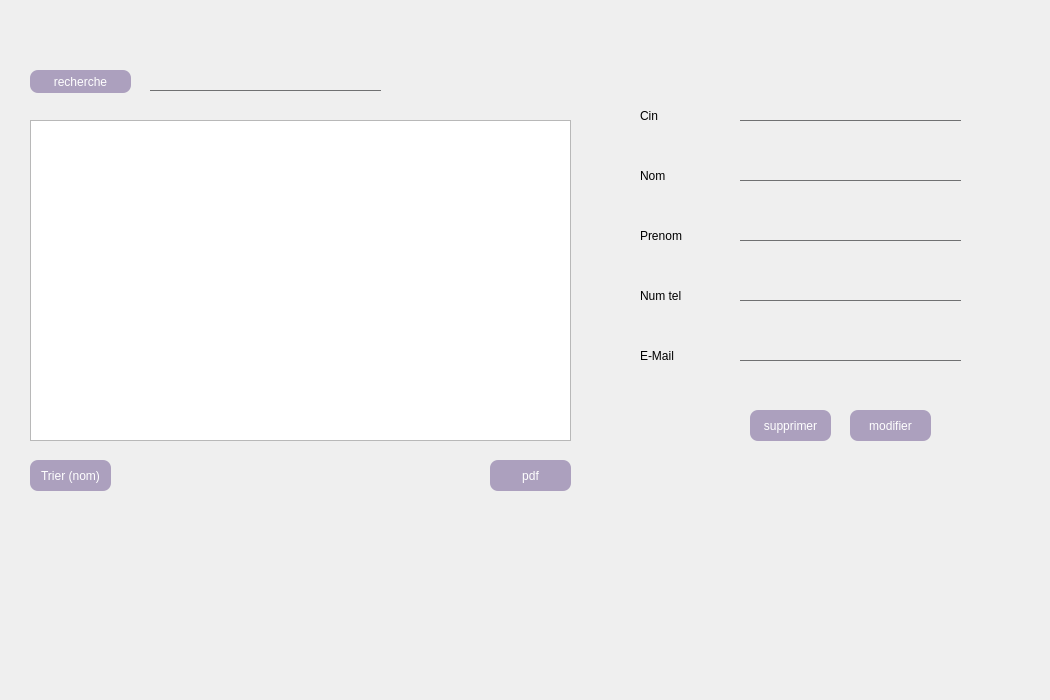
    <widget class="QWidget" name="tab_17">
     <attribute name="title">
      <string>Afficher</string>
     </attribute>
     <widget class="QTableView" name="affichageClient">
      <property name="geometry">
       <rect>
        <x>30</x>
        <y>120</y>
        <width>541</width>
        <height>321</height>
       </rect>
      </property>
     </widget>
     <widget class="QLabel" name="label_70">
      <property name="geometry">
       <rect>
        <x>640</x>
        <y>160</y>
        <width>101</width>
        <height>31</height>
       </rect>
      </property>
      <property name="styleSheet">
       <string notr="true">font: 9pt 'Century Gothic';</string>
      </property>
      <property name="text">
       <string>Nom</string>
      </property>
     </widget>
     <widget class="QLabel" name="label_71">
      <property name="geometry">
       <rect>
        <x>640</x>
        <y>220</y>
        <width>101</width>
        <height>31</height>
       </rect>
      </property>
      <property name="styleSheet">
       <string notr="true">font: 9pt 'Century Gothic';</string>
      </property>
      <property name="text">
       <string>Prenom</string>
      </property>
     </widget>
     <widget class="QLabel" name="label_72">
      <property name="geometry">
       <rect>
        <x>640</x>
        <y>100</y>
        <width>101</width>
        <height>31</height>
       </rect>
      </property>
      <property name="styleSheet">
       <string notr="true">font: 9pt 'Century Gothic';</string>
      </property>
      <property name="text">
       <string>Cin</string>
      </property>
     </widget>
     <widget class="QLabel" name="label_73">
      <property name="geometry">
       <rect>
        <x>640</x>
        <y>280</y>
        <width>101</width>
        <height>31</height>
       </rect>
      </property>
      <property name="styleSheet">
       <string notr="true">font: 9pt 'Century Gothic';</string>
      </property>
      <property name="text">
       <string>Num tel</string>
      </property>
     </widget>
     <widget class="QLabel" name="label_74">
      <property name="geometry">
       <rect>
        <x>640</x>
        <y>340</y>
        <width>101</width>
        <height>31</height>
       </rect>
      </property>
      <property name="styleSheet">
       <string notr="true">font: 9pt 'Century Gothic';</string>
      </property>
      <property name="text">
       <string>E-Mail</string>
      </property>
     </widget>
     <widget class="QLineEdit" name="modifier_nom_4">
      <property name="geometry">
       <rect>
        <x>740</x>
        <y>150</y>
        <width>221</width>
        <height>31</height>
       </rect>
      </property>
      <property name="styleSheet">
       <string notr="true">border:none;
border-bottom:1px solid #707172;
background: transparent;</string>
      </property>
     </widget>
     <widget class="QLineEdit" name="modifier_prenom_4">
      <property name="geometry">
       <rect>
        <x>740</x>
        <y>210</y>
        <width>221</width>
        <height>31</height>
       </rect>
      </property>
      <property name="styleSheet">
       <string notr="true">border:none;
border-bottom:1px solid #707172;
background: transparent;</string>
      </property>
     </widget>
     <widget class="QLineEdit" name="cinClient_8">
      <property name="geometry">
       <rect>
        <x>740</x>
        <y>90</y>
        <width>221</width>
        <height>31</height>
       </rect>
      </property>
      <property name="styleSheet">
       <string notr="true">border:none;
border-bottom:1px solid #707172;
background: transparent;</string>
      </property>
     </widget>
     <widget class="QLineEdit" name="num_8">
      <property name="geometry">
       <rect>
        <x>740</x>
        <y>270</y>
        <width>221</width>
        <height>31</height>
       </rect>
      </property>
      <property name="styleSheet">
       <string notr="true">border:none;
border-bottom:1px solid #707172;
background: transparent;</string>
      </property>
     </widget>
     <widget class="QLineEdit" name="modifier_adresseMail_4">
      <property name="geometry">
       <rect>
        <x>740</x>
        <y>330</y>
        <width>221</width>
        <height>31</height>
       </rect>
      </property>
      <property name="styleSheet">
       <string notr="true">border:none;
border-bottom:1px solid #707172;
background: transparent;</string>
      </property>
     </widget>
     <widget class="QLineEdit" name="recherche_4">
      <property name="geometry">
       <rect>
        <x>150</x>
        <y>70</y>
        <width>231</width>
        <height>21</height>
       </rect>
      </property>
      <property name="styleSheet">
       <string notr="true">border:none;
border-bottom:1px solid #707172;
background: transparent;</string>
      </property>
     </widget>
     <widget class="QPushButton" name="rechercherClient_4">
      <property name="geometry">
       <rect>
        <x>30</x>
        <y>70</y>
        <width>101</width>
        <height>23</height>
       </rect>
      </property>
      <property name="styleSheet">
       <string notr="true">#rechercherClient_4{

border-radius:8px;


background-color: rgb(172, 160, 190);
color:white;
font: 9pt 'Century Gothic';
}
</string>
      </property>
      <property name="text">
       <string>recherche</string>
      </property>
     </widget>
     <widget class="QPushButton" name="tri">
      <property name="geometry">
       <rect>
        <x>30</x>
        <y>460</y>
        <width>81</width>
        <height>31</height>
       </rect>
      </property>
      <property name="styleSheet">
       <string notr="true">#tri{

border-radius:8px;


background-color: rgb(172, 160, 190);
color:white;
font: 9pt 'Century Gothic';
}
</string>
      </property>
      <property name="text">
       <string>Trier (nom)</string>
      </property>
     </widget>
     <widget class="QPushButton" name="modifierClient_4">
      <property name="geometry">
       <rect>
        <x>850</x>
        <y>410</y>
        <width>81</width>
        <height>31</height>
       </rect>
      </property>
      <property name="styleSheet">
       <string notr="true">#modifierClient_4{

border-radius:8px;


background-color: rgb(172, 160, 190);
color:white;
font: 9pt 'Century Gothic';
}
</string>
      </property>
      <property name="text">
       <string>modifier</string>
      </property>
     </widget>
     <widget class="QPushButton" name="supprimerClient_4">
      <property name="geometry">
       <rect>
        <x>750</x>
        <y>410</y>
        <width>81</width>
        <height>31</height>
       </rect>
      </property>
      <property name="styleSheet">
       <string notr="true">#supprimerClient_4{

border-radius:8px;


background-color: rgb(172, 160, 190);
color:white;
font: 9pt 'Century Gothic';
}
</string>
      </property>
      <property name="text">
       <string>supprimer</string>
      </property>
     </widget>
     <widget class="QPushButton" name="pdf_6">
      <property name="geometry">
       <rect>
        <x>490</x>
        <y>460</y>
        <width>81</width>
        <height>31</height>
       </rect>
      </property>
      <property name="styleSheet">
       <string notr="true">#pdf_6{

border-radius:8px;


background-color: rgb(172, 160, 190);
color:white;
font: 9pt 'Century Gothic';
}
</string>
      </property>
      <property name="text">
       <string>pdf</string>
      </property>
     </widget>
     <widget class="QLabel" name="label_75">
      <property name="geometry">
       <rect>
        <x>0</x>
        <y>-20</y>
        <width>1041</width>
        <height>691</height>
       </rect>
      </property>
      <property name="text">
       <string/>
      </property>
      <property name="pixmap">
       <pixmap>../../Downloads/313016857_432417635712053_2236246700242901859_n.png</pixmap>
      </property>
     </widget>
     <zorder>label_75</zorder>
     <zorder>label_70</zorder>
     <zorder>label_71</zorder>
     <zorder>label_72</zorder>
     <zorder>label_73</zorder>
     <zorder>label_74</zorder>
     <zorder>affichageClient</zorder>
     <zorder>modifier_nom_4</zorder>
     <zorder>modifier_prenom_4</zorder>
     <zorder>cinClient_8</zorder>
     <zorder>num_8</zorder>
     <zorder>modifier_adresseMail_4</zorder>
     <zorder>recherche_4</zorder>
     <zorder>rechercherClient_4</zorder>
     <zorder>tri</zorder>
     <zorder>modifierClient_4</zorder>
     <zorder>supprimerClient_4</zorder>
     <zorder>pdf_6</zorder>
    </widget>
